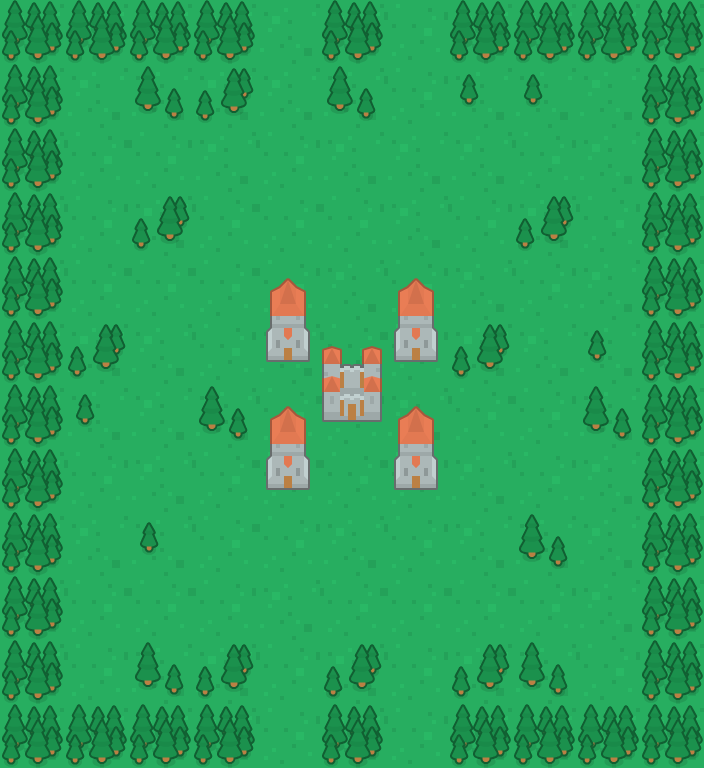

This game map was drawn from its Tiled (.tmx) file and the tilesets committed beside it. A one-line description and the trimmed map source follow:
An orthogonal 11x12 tile map with 64x64 px tiles, 2 tile layers (ground, obstacles) and 29 objects (21x obstacle, 3x blue_spawn, 3x red_spawn, blue_cam, red_cam).

<map version="1.0" tiledversion="1.1.5" orientation="orthogonal" renderorder="right-down" width="11" height="12" tilewidth="64" tileheight="64" infinite="0" nextobjectid="106">
 <tileset firstgid="1" source="tilesheet.tsx" />
 <layer name="ground" width="11" height="12">
  <data>[132 cells, 132 non-empty, 2 distinct tile ids]</data>
 </layer>
 <layer name="obstacles" width="11" height="12">
  <data>[132 cells, 68 non-empty, 8 distinct tile ids]</data>
 </layer>
 <objectgroup name="objects">
  <object id="72" type="obstacle" x="0" y="0" width="64" height="768" />
  <object id="73" type="obstacle" x="640" y="0" width="64" height="768" />
  <object id="74" type="obstacle" x="128" y="64" width="128" height="64" />
  <object id="76" type="obstacle" x="448" y="64" width="128" height="64" />
  <object id="79" type="obstacle" x="128" y="640" width="128" height="64" />
  <object id="81" type="obstacle" x="448" y="640" width="128" height="64" />
  <object id="82" type="obstacle" x="576" y="320" width="64" height="128" />
  <object id="83" type="obstacle" x="64" y="320" width="64" height="128" />
  <object id="84" type="obstacle" x="192" y="384" width="64" height="64" />
  <object id="85" type="obstacle" x="448" y="320" width="64" height="64" />
  <object id="86" type="obstacle" x="256" y="256" width="64" height="256" />
  <object id="87" type="obstacle" x="384" y="256" width="64" height="256" />
  <object id="88" type="obstacle" x="320" y="320" width="64" height="128" />
  <object id="89" name="1" type="blue_spawn" x="192" y="512" width="64" height="64" />
  <object id="90" name="2" type="blue_spawn" x="320" y="512" width="64" height="64" />
  <object id="91" name="3" type="blue_spawn" x="448" y="512" width="64" height="64" />
  <object id="92" name="1" type="red_spawn" x="192" y="192" width="64" height="64" />
  <object id="93" name="2" type="red_spawn" x="320" y="192" width="64" height="64" />
  <object id="94" name="3" type="red_spawn" x="448" y="192" width="64" height="64" />
  <object id="95" name="blue_cam" type="blue_cam" x="0" y="256" width="64" height="64" />
  <object id="97" type="obstacle" x="512" y="192" width="64" height="64" />
  <object id="98" type="obstacle" x="128" y="192" width="64" height="64" />
  <object id="99" type="obstacle" x="512" y="512" width="64" height="64" />
  <object id="100" type="obstacle" x="128" y="512" width="64" height="64" />
  <object id="101" type="obstacle" x="64" y="0" width="576" height="64" />
  <object id="102" type="obstacle" x="64" y="704" width="576" height="64" />
  <object id="103" type="obstacle" x="320" y="640" width="64" height="64" />
  <object id="104" type="obstacle" x="320" y="64" width="64" height="64" />
  <object id="105" name="red_cam" type="red_cam" x="0" y="0" width="64" height="64" />
 </objectgroup>
</map>
